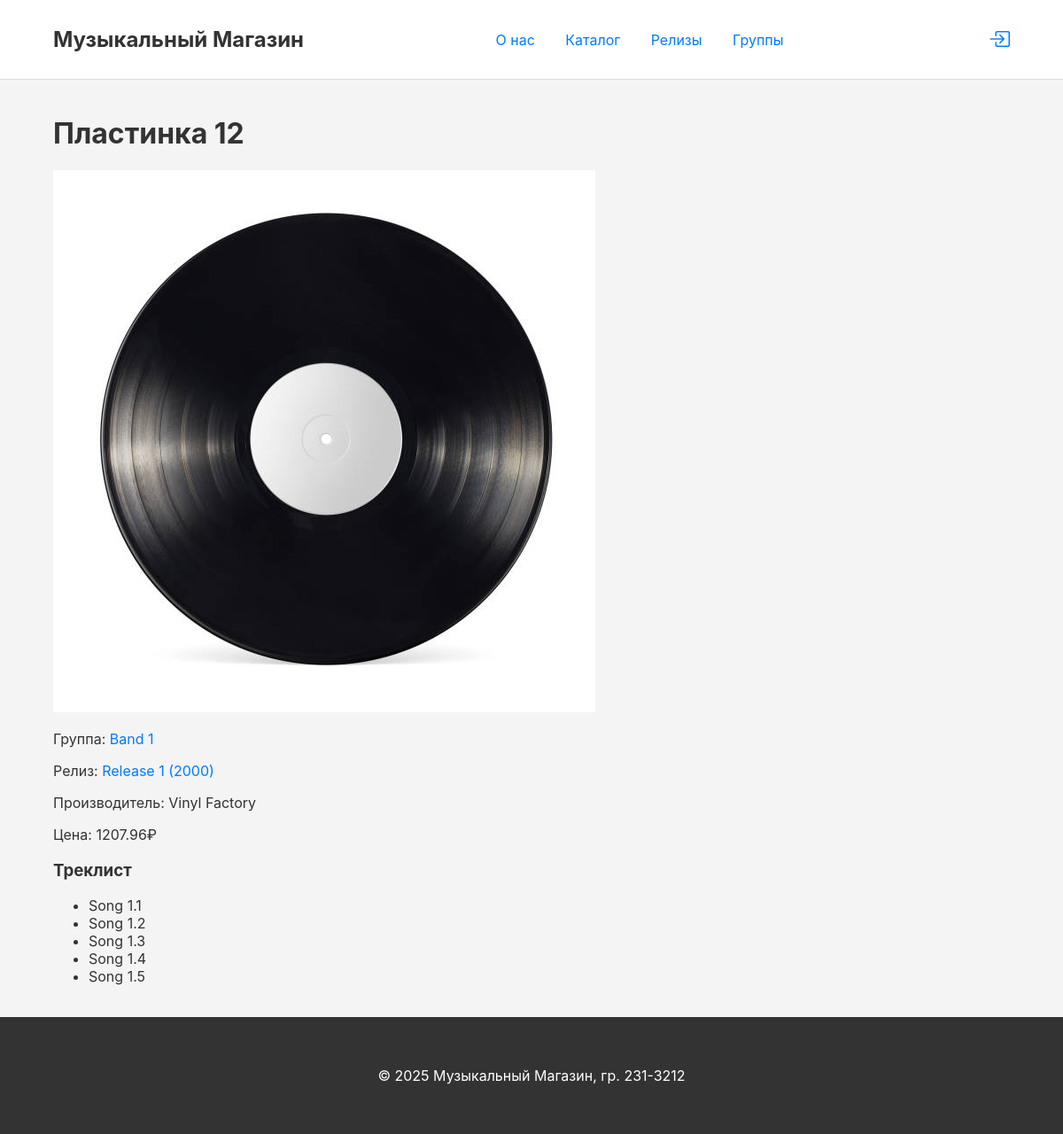
/record/12, run on the app's committed database.
### app/models.py (models this page shows)
class Record(db.Model):
    __tablename__ = 'records'
    id = db.Column(db.Integer, primary_key=True)
    title = db.Column(db.String(255), nullable=False)
    release_year = db.Column(db.Integer)
    price = db.Column(db.Numeric(10, 2), nullable=False)
    stock_quantity = db.Column(db.Integer, nullable=False, default=0)
    description = db.Column(db.Text)
    cover_image_url = db.Column(db.String(255))
    record_type = db.Column(db.String(45))
    release_id = db.Column(db.Integer, db.ForeignKey('releases.id'), nullable=False)
    manufacturer_profile_id = db.Column(db.Integer, db.ForeignKey('manufacturer_profiles.id'), nullable=False)

class Band(db.Model):
    __tablename__ = 'bands'
    id = db.Column(db.Integer, primary_key=True)
    name = db.Column(db.String(150), nullable=False)
    bio = db.Column(db.Text)
    genre_id = db.Column(db.Integer, db.ForeignKey('genres.id'))
    members = db.relationship('Artist', secondary=band_members, back_populates='bands')
    compositions = db.relationship('Composition', backref='author_band', lazy='dynamic')
    releases = db.relationship('Release', backref='band', lazy='dynamic')

class Release(db.Model):
    __tablename__ = 'releases'
    id = db.Column(db.Integer, primary_key=True)
    title = db.Column(db.String(255), nullable=False)
    release_year = db.Column(db.Integer)
    cover_image_url = db.Column(db.String(255))
    band_id = db.Column(db.Integer, db.ForeignKey('bands.id'), nullable=False)
    records = db.relationship('Record', backref='release', lazy='dynamic')
    compositions = db.relationship('Composition', secondary=release_compositions, back_populates='releases')

class ManufacturerProfile(db.Model):
    __tablename__ = 'manufacturer_profiles'
    id = db.Column(db.Integer, primary_key=True)
    user_id = db.Column(db.Integer, db.ForeignKey('users.id'), nullable=False, unique=True)
    company_name = db.Column(db.String(150), nullable=False)
    company_address = db.Column(db.String(255))
    records = db.relationship('Record', backref='manufacturer', lazy='dynamic')

class Composition(db.Model):
    __tablename__ = 'compositions'
    id = db.Column(db.Integer, primary_key=True)
    title = db.Column(db.String(255), nullable=False)
    duration = db.Column(db.Integer)
    author_band_id = db.Column(db.Integer, db.ForeignKey('bands.id'), nullable=False)
    releases = db.relationship('Release', secondary=release_compositions, back_populates='compositions')

### app/routes.py (the view)
@app.route('/record/<int:id>')
def record_detail(id):
    record = Record.query.get_or_404(id)
    return render_template('record_detail.html', title=record.title, record=record)

### app/templates/record_detail.html
{% extends "base.html" %}
{% block content %}
<h1>{{ record.title }}</h1>
<img src="{{ url_for('uploaded_file', filename=record.cover_image_url) if record.cover_image_url else 'https://via.placeholder.com/200' }}" alt="Обложка">
<p>Группа: <a href="{{ url_for('band_detail', id=record.release.band.id) }}">{{ record.release.band.name }}</a></p>
<p>Релиз: <a href="{{ url_for('release_detail', id=record.release.id) }}">{{ record.release.title }} ({{ record.release.release_year }})</a></p>
<p>Производитель: {{ record.manufacturer.company_name }}</p>
<p>Цена: {{ record.price }}₽</p>
<h3>Треклист</h3>
<ul>
{% for comp in record.release.compositions %}
    <li>{{ comp.title }}</li>
{% endfor %}
</ul>
{% endblock %}

### app/static/css/style.css (style rules this page uses)
body { font-family: -apple-system, BlinkMacSystemFont, "Segoe UI", Roboto, "Helvetica Neue", Arial, sans-serif; margin: 0; background-color: #f4f4f4; color: #333; display: flex; flex-direction: column; min-height: 100vh; }
a { color: #007bff; text-decoration: none; }

### data on the page
Record: title "Пластинка 12", cover_image_url (picture), price "1207.96"
Band: release.band.name "Band 1"
Release: release "Release 1", release.release_year "2000"
ManufacturerProfile: manufacturer.company_name "Vinyl Factory"
Composition: title "Song 1.1"
Composition: title "Song 1.2"
Composition: title "Song 1.3"
Composition: title "Song 1.4"
Composition: title "Song 1.5"
